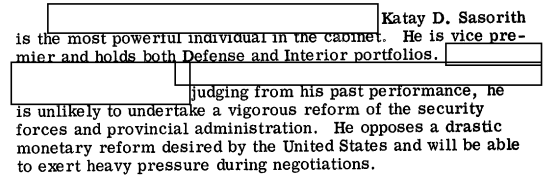
#> input picture 0_redacted.png, 552 x 184 px
$ python -i ocr_redacted_placeholders.py   (imports and definitions only)
#> lines starting #> are read from the running program, lines starting #| are printed output that depends on the picture; after the words box and inside, x2 and y2 are one past the last pixel; in counts of white or black regions, pixels touching at a corner belong together
import argparse
import json
import re
from pathlib import Path

import cv2
import numpy as np
from PIL import Image
from vllm import LLM, SamplingParams
from vllm.model_executor.models.deepseek_ocr import NGramPerReqLogitsProcessor

MODEL_ID = "deepseek-ai/DeepSeek-OCR"
PROMPT_FREE_OCR = "<image>\nFree OCR. Preserve original line breaks."
EXTS = {".png", ".jpg", ".jpeg", ".webp", ".bmp", ".tif", ".tiff"}


# [27 lines left out: functions clean_ds_output, ocr_deepseek_vllm, not called in this run]


def _edge_density(edges: np.ndarray, x1: int, y1: int, x2: int, y2: int, pad: int = 3) -> float:
    xa, ya, xb, yb = x1 + pad, y1 + pad, x2 - pad, y2 - pad
    if xb <= xa or yb <= ya:
        return 1.0
    roi = edges[ya:yb, xa:xb]
    if roi.size == 0:
        return 1.0
    return float(np.mean(roi > 0))


def _binarize_dark(gray: np.ndarray) -> np.ndarray:
    _, otsu_inv = cv2.threshold(gray, 0, 255, cv2.THRESH_BINARY_INV + cv2.THRESH_OTSU)
    hard_inv = ((gray < 170).astype(np.uint8) * 255)
    return cv2.bitwise_or(otsu_inv, hard_inv)


def _inner_region(x1: int, y1: int, x2: int, y2: int, pad: int) -> tuple[int, int, int, int]:
    return x1 + pad, y1 + pad, x2 - pad, y2 - pad


def _interior_stats(gray: np.ndarray, dark: np.ndarray, box: tuple[int, int, int, int], pad: int = 3) -> tuple[float, float]:
    x1, y1, x2, y2 = box
    xa, ya, xb, yb = _inner_region(x1, y1, x2, y2, pad)
    if xb <= xa or yb <= ya:
        return 0.0, 1.0
    interior_gray = gray[ya:yb, xa:xb]
    interior_dark = dark[ya:yb, xa:xb]
    if interior_gray.size == 0:
        return 0.0, 1.0
    return float(interior_gray.mean()), float(np.mean(interior_dark > 0))


def _side_dark_frac(dark: np.ndarray, box: tuple[int, int, int, int], thickness: int = 2) -> tuple[float, float, float, float]:
    x1, y1, x2, y2 = box
    t = max(1, thickness)
    top = dark[y1:y1 + t, x1:x2]
    bot = dark[y2 - t:y2, x1:x2]
    lef = dark[y1:y2, x1:x1 + t]
    rig = dark[y1:y2, x2 - t:x2]
    if min(top.size, bot.size, lef.size, rig.size) == 0:
        return 0.0, 0.0, 0.0, 0.0

    def frac(mask: np.ndarray) -> float:
        return float(np.mean(mask > 0))

    return frac(top), frac(bot), frac(lef), frac(rig)


def _split_stacked_boxes(h_lines: np.ndarray, box: tuple[int, int, int, int]) -> list[tuple[int, int, int, int]]:
    x1, y1, x2, y2 = box
    roi = h_lines[y1:y2, x1:x2]
    if roi.size == 0:
        return [box]

    row_strength = (roi > 0).mean(axis=1)
    seams = np.where(row_strength > 0.60)[0]
    seams = seams[(seams > 4) & (seams < (y2 - y1 - 5))]
    if seams.size == 0:
        return [box]

    groups = []
    start = int(seams[0])
    prev = int(seams[0])
    for s in seams[1:]:
        s = int(s)
        if s == prev + 1:
            prev = s
            continue
        groups.append((start, prev))
        start = s
        prev = s
    groups.append((start, prev))

    cuts = [y1]
    for a, b in groups:
        cuts.append(y1 + int(round((a + b) / 2)))
    cuts.append(y2)

    parts: list[tuple[int, int, int, int]] = []
    for ya, yb in zip(cuts[:-1], cuts[1:]):
        if yb - ya >= 8:
            parts.append((x1, ya, x2, yb))

    return parts if parts else [box]


def _is_redaction_like(gray: np.ndarray, dark: np.ndarray, edges: np.ndarray, box: tuple[int, int, int, int]) -> bool:
    x1, y1, x2, y2 = box
    w = x2 - x1
    h = y2 - y1
    if w < 30 or h < 10:
        return False
    if w * h < 300:
        return False

    interior_mean, interior_dark = _interior_stats(gray, dark, box, pad=3)
    if interior_mean < 220:
        return False
    if interior_dark > 0.12:
        return False

    if _edge_density(edges, x1, y1, x2, y2, pad=3) > 0.08:
        return False

    topf, botf, leff, rigf = _side_dark_frac(dark, box, thickness=2)
    if min(topf, botf, leff, rigf) < 0.08:
        return False

    return True


def _detect_from_lines(gray: np.ndarray, dark: np.ndarray) -> tuple[list[tuple[int, int, int, int]], np.ndarray, np.ndarray]:
    h, w = gray.shape
    h_kernel = cv2.getStructuringElement(cv2.MORPH_RECT, (max(24, w // 10), 1))
    v_kernel = cv2.getStructuringElement(cv2.MORPH_RECT, (1, max(10, h // 4)))

    h_lines = cv2.morphologyEx(dark, cv2.MORPH_OPEN, h_kernel, iterations=1)
    v_lines = cv2.morphologyEx(dark, cv2.MORPH_OPEN, v_kernel, iterations=1)

    lines = cv2.bitwise_or(h_lines, v_lines)
    lines = cv2.morphologyEx(
        lines,
        cv2.MORPH_CLOSE,
        cv2.getStructuringElement(cv2.MORPH_RECT, (3, 3)),
        iterations=1,
    )

    edges = cv2.Canny(gray, 50, 150)
    contours, _ = cv2.findContours(lines, cv2.RETR_EXTERNAL, cv2.CHAIN_APPROX_SIMPLE)

    boxes: list[tuple[int, int, int, int]] = []
    for cnt in contours:
        x, y, bw, bh = cv2.boundingRect(cnt)
        candidate = (x, y, x + bw, y + bh)
        for sub in _split_stacked_boxes(h_lines, candidate):
            if _is_redaction_like(gray, dark, edges, sub):
                boxes.append(sub)

    return boxes, lines, edges


def _detect_from_contours(
    gray: np.ndarray,
    dark: np.ndarray,
    edges: np.ndarray,
) -> tuple[list[tuple[int, int, int, int]], np.ndarray]:
    mask = cv2.morphologyEx(
        dark,
        cv2.MORPH_CLOSE,
        cv2.getStructuringElement(cv2.MORPH_RECT, (3, 3)),
        iterations=1,
    )
    contours, _ = cv2.findContours(mask, cv2.RETR_TREE, cv2.CHAIN_APPROX_SIMPLE)

    boxes: list[tuple[int, int, int, int]] = []
    for cnt in contours:
        peri = cv2.arcLength(cnt, True)
        if peri <= 0:
            continue

        approx = cv2.approxPolyDP(cnt, 0.02 * peri, True)
        if len(approx) < 4 or len(approx) > 8:
            continue

        x, y, bw, bh = cv2.boundingRect(cnt)
        if bw < 30 or bh < 10:
            continue

        rect_area = float(bw * bh)
        if rect_area <= 0:
            continue

        fill_ratio = float(cv2.contourArea(cnt) / rect_area)
        if fill_ratio < 0.55:
            continue

        box = (x, y, x + bw, y + bh)
        if _is_redaction_like(gray, dark, edges, box):
            boxes.append(box)

    return boxes, mask


def _area(box: tuple[int, int, int, int]) -> int:
    x1, y1, x2, y2 = box
    return max(0, x2 - x1) * max(0, y2 - y1)


def _iou(a: tuple[int, int, int, int], b: tuple[int, int, int, int]) -> float:
    ax1, ay1, ax2, ay2 = a
    bx1, by1, bx2, by2 = b

    ix1, iy1 = max(ax1, bx1), max(ay1, by1)
    ix2, iy2 = min(ax2, bx2), min(ay2, by2)
    inter = max(0, ix2 - ix1) * max(0, iy2 - iy1)
    if inter <= 0:
        return 0.0

    union = _area(a) + _area(b) - inter
    if union <= 0:
        return 0.0

    return inter / union


def _contains(outer: tuple[int, int, int, int], inner: tuple[int, int, int, int], margin: int = 2) -> bool:
    ox1, oy1, ox2, oy2 = outer
    ix1, iy1, ix2, iy2 = inner
    return (
        ox1 <= ix1 + margin
        and oy1 <= iy1 + margin
        and ox2 >= ix2 - margin
        and oy2 >= iy2 - margin
    )


def _dedupe_boxes(boxes: list[tuple[int, int, int, int]]) -> list[tuple[int, int, int, int]]:
    clean = [tuple(int(v) for v in box) for box in boxes if _area(box) > 0]
    clean.sort(key=_area)

    kept: list[tuple[int, int, int, int]] = []
    for box in clean:
        skip = False
        for prev in kept:
            if _iou(box, prev) >= 0.65:
                skip = True
                break
            if _contains(box, prev, margin=2):
                skip = True
                break
        if not skip:
            kept.append(box)

    kept.sort(key=lambda b: (b[1], b[0]))
    return kept


def detect_redaction_boxes(gray: np.ndarray, debug_dir: Path | None = None) -> list[tuple[int, int, int, int]]:
    dark = _binarize_dark(gray)
    line_boxes, lines_mask, edges = _detect_from_lines(gray, dark)
    contour_boxes, contour_mask = _detect_from_contours(gray, dark, edges)
    boxes = _dedupe_boxes(line_boxes + contour_boxes)

    if debug_dir is not None:
        debug_dir.mkdir(parents=True, exist_ok=True)
        cv2.imwrite(str(debug_dir / "debug_dark.png"), dark)
        cv2.imwrite(str(debug_dir / "debug_lines.png"), lines_mask)
        cv2.imwrite(str(debug_dir / "debug_contours.png"), contour_mask)
        cv2.imwrite(str(debug_dir / "debug_edges.png"), edges)

        vis = cv2.cvtColor(gray, cv2.COLOR_GRAY2BGR)
        for x1, y1, x2, y2 in boxes:
            cv2.rectangle(vis, (x1, y1), (x2, y2), (0, 255, 0), 2)
        cv2.imwrite(str(debug_dir / "debug_boxes.png"), vis)

    return boxes


# [170 lines left out: functions estimate_text_block, _snap_to_word_boundary, insert_placeholders, build_placeholders, process_image, _collect_images and 1 more, not called in this run]


# [2 lines not run here, left out]

>>> import cv2
>>> picture = cv2.imread('0_redacted.png', cv2.IMREAD_GRAYSCALE)
#> picture is the input picture: shape (184, 552); min 0, max 255, mean 216.3
>>> result = detect_redaction_boxes(picture)
#> in _binarize_dark, `_, otsu_inv = cv2.threshold(gray, 0, 255, cv2.THRESH_BINARY_INV + cv2...`:
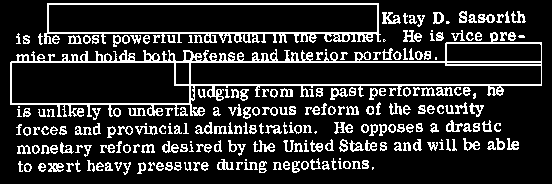
#> otsu_inv: shape (184, 552); 17.1% white in thin lines or dots
#> in _binarize_dark, `hard_inv = ((gray < 170).astype(np.uint8) * 255)`: hard_inv: shape (184, 552); 18.2% white in thin lines or dots
#> in _detect_from_lines, `h_lines = cv2.morphologyEx(dark, cv2.MORPH_OPEN, h_kernel, iterations=1)`: h_lines: shape (184, 552); 3.8% white in thin lines or dots, all inside (x1, y1, x2, y2) = (10, 3, 542, 105)
#> in _detect_from_lines, `v_lines = cv2.morphologyEx(dark, cv2.MORPH_OPEN, v_kernel, iterations=1)`: v_lines: shape (184, 552); 0.1% white in thin lines or dots, all inside (x1, y1, x2, y2) = (189, 59, 191, 117)
#> in _detect_from_lines, `lines = cv2.bitwise_or(h_lines, v_lines)`:
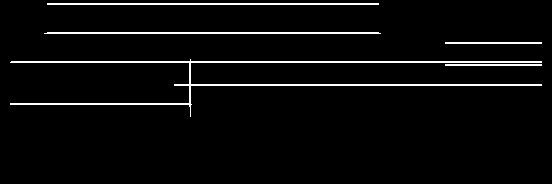
#> lines: shape (184, 552); 3.9% white in thin lines or dots, all inside (x1, y1, x2, y2) = (10, 3, 542, 117)
#> in _detect_from_lines, `edges = cv2.Canny(gray, 50, 150)`:
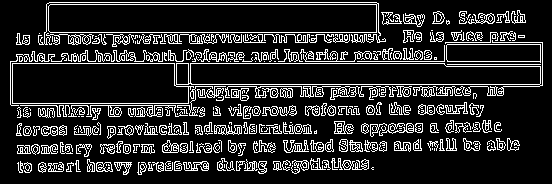
#> edges: shape (184, 552); 16% white in thin lines or dots
#> in _detect_from_lines, `contours, _ = cv2.findContours(lines, cv2.RETR_EXTERNAL, cv2.CHAIN_APP..`: contours = 4 contours; box (x1, y1, x2, y2) and area: (10, 59, 542, 117) 1414, (44, 32, 381, 34) 332, (47, 3, 379, 5) 331, (445, 42, 542, 44) 96
#> the loop in _detect_from_lines, `for cnt in contours:` made 4 passes
#> (cnt, x, y, bw, bh) on passes 2, 4: ([[445, 42], [445, 43], [541, 43], [541, 42]], 445, 42, 97, 2), ([[47, 3], [47, 4], [378, 4], [378, 3]], 47, 3, 332, 2)
#> (x, y, bw, bh, candidate) on pass 1: (10, 59, 532, 58, (10, 59, 542, 117))
#> pass 1, in _split_stacked_boxes, `roi = h_lines[y1:y2, x1:x2]`:
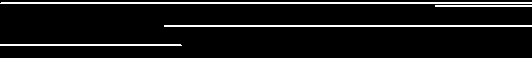
#> roi: shape (58, 532); 7.6% white in thin lines or dots, all inside (x1, y1, x2, y2) = (0, 2, 532, 46)
#> pass 1, in _interior_stats, `interior_dark = dark[ya:yb, xa:xb]`:
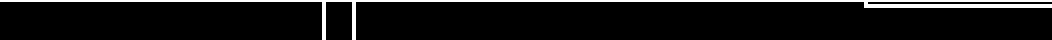
#> interior_dark: shape (20, 526) (shown 2 times larger); 7.5% white in thin lines or dots
#> pass 1, in _edge_density, `roi = edges[ya:yb, xa:xb]`:
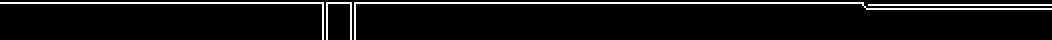
#> roi: shape (20, 526) (shown 2 times larger); 6.5% white in thin lines or dots
#> after the loop in _detect_from_lines, `for cnt in contours:`: boxes = [(10, 59, 542, 85)]
#> in _detect_from_contours, `mask = cv2.morphologyEx( dark, cv2.MORPH_CLOSE, cv2.getStructuringElem..`:
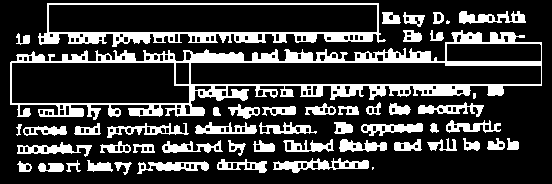
#> mask: shape (184, 552); 22.7% white; 51 white regions (3 under 20 px)
#> in _detect_from_contours, `contours, _ = cv2.findContours(mask, cv2.RETR_TREE, cv2.CHAIN_APPROX_S..`: contours = 238 contours, 79 with area under 20; largest, box (x1, y1, x2, y2) and area: (10, 30, 542, 120) 24622, (38, 3, 386, 47) 12210, (48, 4, 378, 33) 9210, (190, 62, 542, 85) 7432, (11, 62, 190, 104) 6950
#> the loop in _detect_from_contours, `for cnt in contours:` made 238 passes
#> (peri, x, y, bw, bh) on passes 5 to 7: (15.66, 140, 164, 5, 6), (17.66, 190, 163, 5, 7), (15.66, 185, 163, 5, 6)
#> after the loop in _detect_from_contours, `for cnt in contours:`: boxes = [(190, 62, 542, 85), (11, 62, 190, 104), (446, 43, 542, 62), (48, 4, 378, 33)]
#> in detect_redaction_boxes, `contour_boxes, contour_mask = _detect_from_contours(gray, dark, edges)`: contour_boxes has the same summary as boxes in _detect_from_contours
#> in detect_redaction_boxes, `boxes = _dedupe_boxes(line_boxes + contour_boxes)`: boxes = [(48, 4, 378, 33), (446, 43, 542, 62), (11, 62, 190, 104), (190, 62, 542, 85)]
#> result has the same summary as boxes in detect_redaction_boxes
